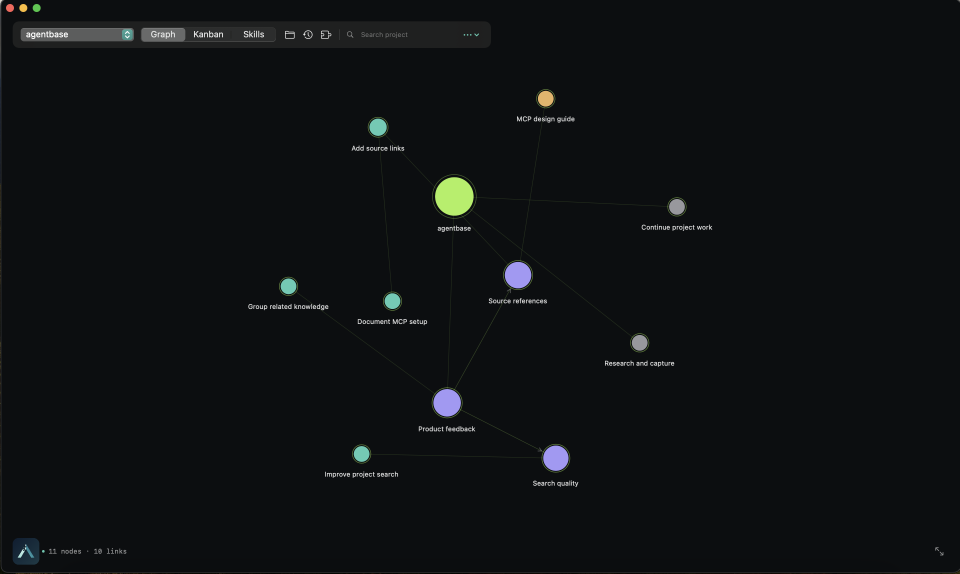
#> input picture docs/screenshots/graph.png, 2878 x 1720 px (shown at 1/3 size)
$ python build-readme-gif.py
#> lines starting #> are read from the running program, lines starting #| are printed output that depends on the picture
#!/usr/bin/env python3
"""Build the README GIF from unaltered live inspector captures.

Requires Pillow. Capture graph.png and kanban.png from the same demo project
before rebuilding the GIF. No product UI or MCP response is recreated here.
"""

from pathlib import Path
from PIL import Image, ImageDraw, ImageFont

ROOT = Path(__file__).resolve().parent.parent
OUTPUT = ROOT / "docs/screenshots/showcase.gif"
SIZE = (1200, 717)
FONT_DIR = Path("/System/Library/Fonts/Supplemental")
REGULAR = ImageFont.truetype(str(FONT_DIR / "Arial.ttf"), 25)
BOLD = FONT_DIR / "Arial Bold.ttf"


def cover():
    frame = Image.new("RGB", SIZE, "#0b1015")
    draw = ImageDraw.Draw(frame)
    logo = Image.open(ROOT / "assets/logo.png").convert("RGBA")
    logo = logo.resize((92, 92), Image.Resampling.LANCZOS)
    frame.paste(logo, (72, 65), logo)
    draw.text((190, 78), "AgentBase", font=ImageFont.truetype(str(BOLD), 58),
              fill="#f1f5f5")
    draw.rounded_rectangle((72, 238, 145, 243), radius=2, fill="#72d0c2")
    title = ImageFont.truetype(str(BOLD), 61)
    draw.text((72, 275), "Project state for", font=title, fill="#f1f5f5")
    draw.text((72, 350), "coding agents.", font=title, fill="#f1f5f5")
    draw.text((74, 472), "Tasks, decisions, sources and handoffs through local MCP.",
              font=REGULAR, fill="#aebec2")
    draw.text((74, 596), "CODEX  /  CLAUDE CODE",
              font=ImageFont.truetype(str(BOLD), 17), fill="#73cbbf")
    draw.text((1128, 596), "OPEN SOURCE  ·  APACHE 2.0",
              font=ImageFont.truetype(str(BOLD), 17), fill="#73cbbf",
              anchor="ra")
    return frame


graph = Image.open(ROOT / "docs/screenshots/graph.png").convert("RGB")
tasks = Image.open(ROOT / "docs/screenshots/kanban.png").convert("RGB")
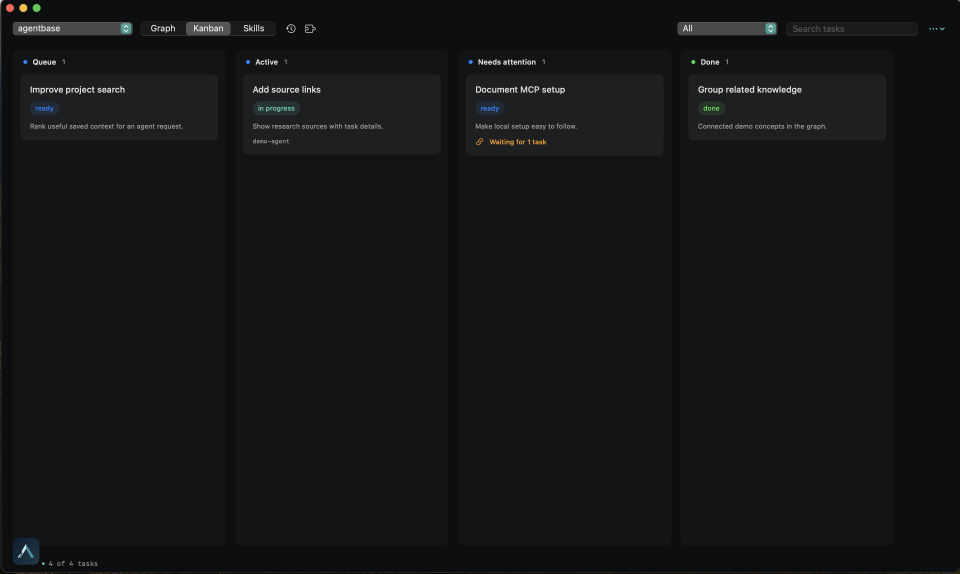
#> input picture docs/screenshots/kanban.png, 2878 x 1720 px (shown at 1/3 size)
frames = [
    cover(),
    graph.resize(SIZE, Image.Resampling.LANCZOS),
    tasks.resize(SIZE, Image.Resampling.LANCZOS),
]
#> in cover, `frame = Image.new("RGB", SIZE, "#0b1015")`:
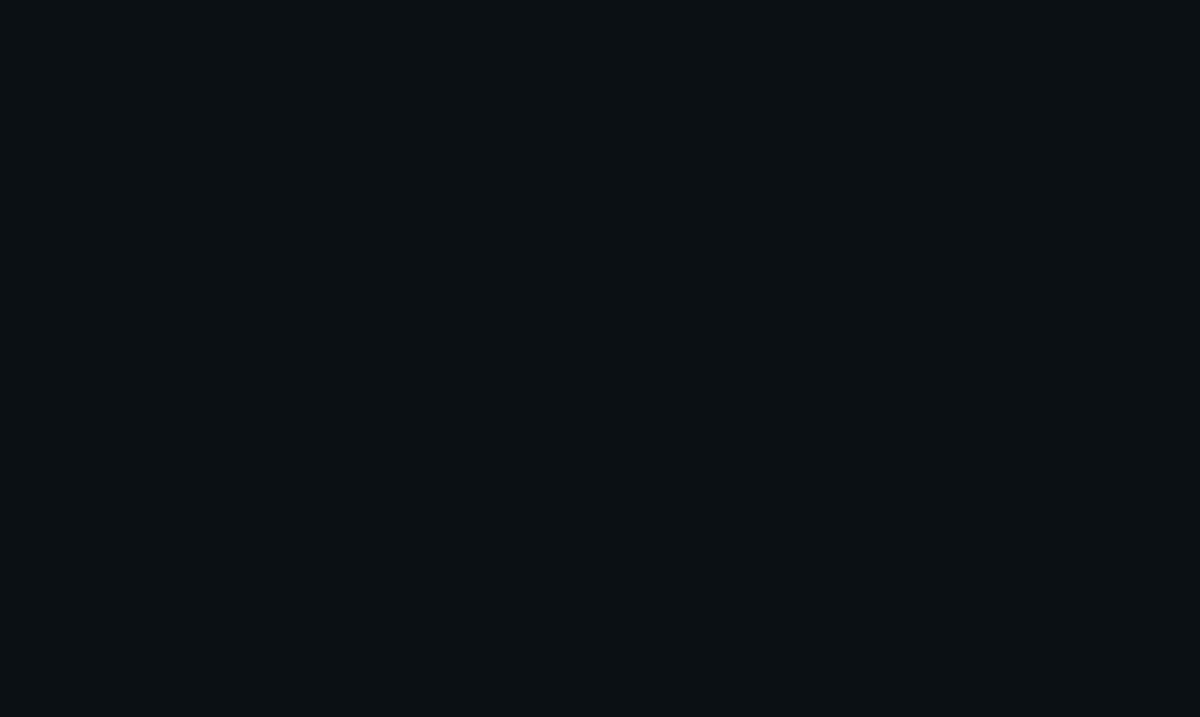
#> frame: PIL image 1200x717 RGB; mean R, G, B 11, 16, 21
#> (the run stopped early here; a loop or call above may not have finished)
